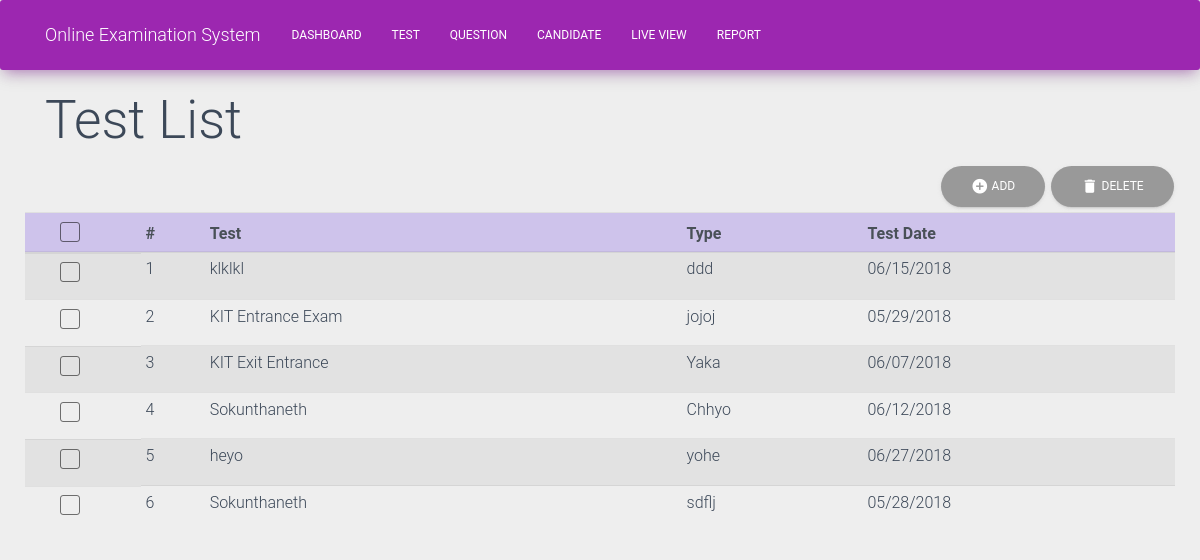
/test-management/test/, run on an earlier commit of the app's database.
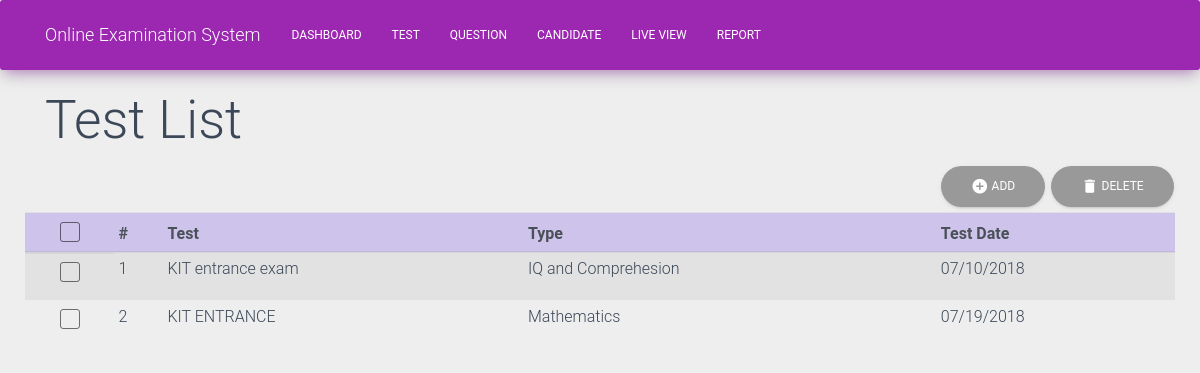
And on a later commit of the database.
### test_management/models.py (models this page shows, shortened)
class Test(models.Model):
    test_name = models.TextField(max_length=45)
    test_type = models.TextField(max_length=45)
    test_date = models.DateField()
    create_date = models.DateTimeField(auto_now_add=True)

### test_management/views.py (the view)
# urls.py: url(r'^test-management/test/', test_list, name='test'),
def test_list(request):
    tests = Test.objects.all()
    return render(request, 'test_list.html', {'tests' : tests})

### templates/test_list.html (shortened to what this page needs)
{% extends 'navigation_bar.html'%}
{% block test_list %}
<div class="container">
  <h1>Test List</h1>
</div>
<div id="inline-toolbar">
<button class="btn btn-round add-btn" data-toggle="modal" data-target="#addModal">
  <i class="material-icons" >add_circle</i>   Add
</button>
    <button class="btn btn-round delete-btn" data-toggle="modal">
  <i class="material-icons" action >delete</i>   Delete
</button>
</div>
<div class="table-container">
    <div class="table-responsive">
        <table id="fresh-table" class="table table-striped test-list  table-hover table-sm">
                <thead class="thead-table-list">
                    <tr>
                    <th scope="col">
                        <div class="form-check">
                            <label class="form-check-label">
                            <span class="form-check-sign">
                                <span class="check"></span>
                            </span>
                            </label>
                        </div>
                    </th>
                    <th scope="col">#</th>
                    <th scope="col">Test</th>
                    <th scope="col">Type</th>
                    <th scope="col">Test Date</th>
                    </tr>
                </thead>
                <tbody>
                    {% for test in tests %}
                    <tr data-id="{{ test.id }}" class="table-row">
                        <td class="form-check">
                            <div class="form-check">
                                <label class="form-check-label">
                                    <span class="form-check-sign">
                                    <span class="check"></span>
                                    </span>
                                </label>
                            </div>
                        </td>
                        <td>{{ forloop.counter }}</td>
                        <td name="test_name">{{ test.test_name }}</td>
                        <td name="test_type">{{ test.test_type }}</td>
                        <td name="test_date">{{ test.test_date|date:"m/d/Y" }}</td>
                    </tr>
                    {% endfor %}
                </tbody>
        </table>
    </div>
</div>
{% endblock %}

What changed in the data, as far as the page shows it:
removed Test: test_name "klklkl", test_type "ddd", test_date "06/15/2018"
removed Test: test_name "KIT Entrance Exam", test_type "jojoj", test_date "05/29/2018"
removed Test: test_name "KIT Exit Entrance", test_type "Yaka", test_date "06/07/2018"
removed Test: test_name "Sokunthaneth", test_type "Chhyo", test_date "06/12/2018"
removed Test: test_name "heyo", test_type "yohe", test_date "06/27/2018"
removed Test: test_name "Sokunthaneth", test_type "sdflj", test_date "05/28/2018"
added Test: test_name "KIT entrance exam", test_type "IQ and Comprehesion", test_date "07/10/2018"
added Test: test_name "KIT ENTRANCE", test_type "Mathematics", test_date "07/19/2018"
